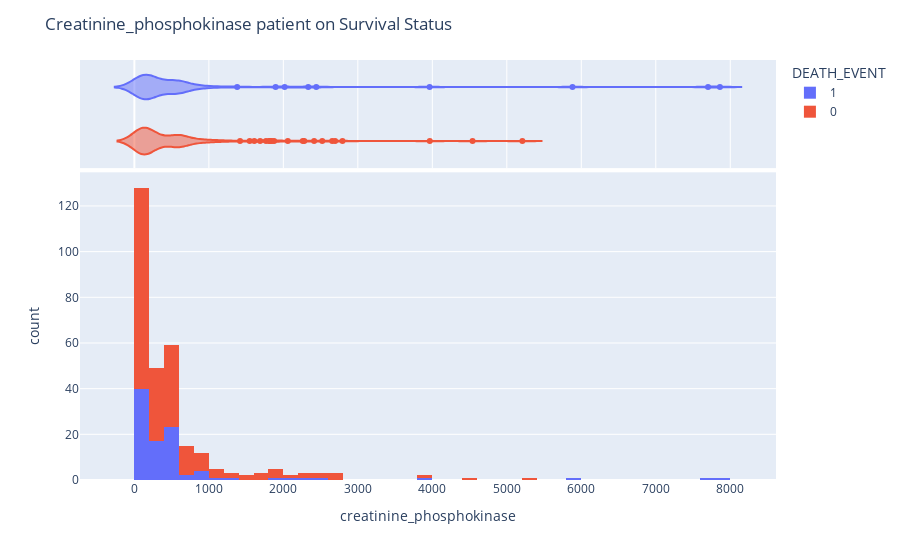

Here is the notebook cell this chart was saved with:
### Markdown cell above
## Using Historgram Plot

### Code cell
fig = px.histogram(heart_data, x ='creatinine_phosphokinase', color = 'DEATH_EVENT', marginal = 'violin', hover_data=heart_data.columns)
fig.update_layout(title_text = 'Creatinine_phosphokinase patient on Survival Status')
fig.show()

### Figure 1 — Plotly figure (JSON) as saved in the notebook; plotly's stock layout.template omitted (floating-point values rounded to 4 significant figures; data arrays with more than 128 entries replaced by an {"elided": "..."} marker saying what was removed)
{"data": [{"alignmentgroup": "True", "bingroup": "x", "hovertemplate": "DEATH_EVENT=1<br>creatinine_phosphokinase=%{x}<br>count=%{y}<extra></extra>", "legendgroup": "1", "marker": {"color": "#636efa"}, "name": "1", "offsetgroup": "1", "orientation": "v", "showlegend": true, "type": "histogram", "x": [582, 7861, 146, 111, 160, 47, 246, 315, 157, 123, 81, 231, 981, 168, 379, 149, 582, 125, 582, 128, 220, 582, 148, 112, 122, 60, 70, 582, 23, 249, 94, 582, 60, 855, 235, 582, 124, 571, 588, 582, 1380, 582, 553, 129, 577, 91, 3964, 69, 260, 371, 789, 364, 7702, 318, 582, 68, 250, 110, 161, 113, 5882, 582, 47, 76, 280, 154, 328, 129, 143, 582, 582, 168, 805, 943, 582, 233, 2334, 2442, 776, 66, 176, 395, 99, 145, 104, 582, 1896, 582, 418, 131, 427, 582, 166, 2017, 258, 1199], "xaxis": "x", "yaxis": "y"}, {"alignmentgroup": "True", "customdata": {"elided": "96x13 float values"}, "hovertemplate": "DEATH_EVENT=%{customdata[12]}<br>creatinine_phosphokinase=%{customdata[2]}<br>age=%{customdata[0]}<br>anaemia=%{customdata[1]}<br>diabetes=%{customdata[3]}<br>ejection_fraction=%{customdata[4]}<br>high_blood_pressure=%{customdata[5]}<br>platelets=%{customdata[6]}<br>serum_creatinine=%{customdata[7]}<br>serum_sodium=%{customdata[8]}<br>sex=%{customdata[9]}<br>smoking=%{customdata[10]}<br>time=%{customdata[11]}<extra></extra>", "legendgroup": "1", "marker": {"color": "#636efa"}, "name": "1", "offsetgroup": "1", "scalegroup": "x", "showlegend": false, "type": "violin", "x": [582, 7861, 146, 111, 160, 47, 246, 315, 157, 123, 81, 231, 981, 168, 379, 149, 582, 125, 582, 128, 220, 582, 148, 112, 122, 60, 70, 582, 23, 249, 94, 582, 60, 855, 235, 582, 124, 571, 588, 582, 1380, 582, 553, 129, 577, 91, 3964, 69, 260, 371, 789, 364, 7702, 318, 582, 68, 250, 110, 161, 113, 5882, 582, 47, 76, 280, 154, 328, 129, 143, 582, 582, 168, 805, 943, 582, 233, 2334, 2442, 776, 66, 176, 395, 99, 145, 104, 582, 1896, 582, 418, 131, 427, 582, 166, 2017, 258, 1199], "xaxis": "x2", "yaxis": "y2"}, {"alignmentgroup": "True", "bingroup": "x", "hovertemplate": "DEATH_EVENT=0<br>creatinine_phosphokinase=%{x}<br>count=%{y}<extra></extra>", "legendgroup": "0", "marker": {"color": "#EF553B"}, "name": "0", "offsetgroup": "0", "orientation": "v", "showlegend": true, "type": "histogram", "x": {"elided": "203 int values"}, "xaxis": "x", "yaxis": "y"}, {"alignmentgroup": "True", "customdata": {"elided": "203x13 float values"}, "hovertemplate": "DEATH_EVENT=%{customdata[12]}<br>creatinine_phosphokinase=%{customdata[2]}<br>age=%{customdata[0]}<br>anaemia=%{customdata[1]}<br>diabetes=%{customdata[3]}<br>ejection_fraction=%{customdata[4]}<br>high_blood_pressure=%{customdata[5]}<br>platelets=%{customdata[6]}<br>serum_creatinine=%{customdata[7]}<br>serum_sodium=%{customdata[8]}<br>sex=%{customdata[9]}<br>smoking=%{customdata[10]}<br>time=%{customdata[11]}<extra></extra>", "legendgroup": "0", "marker": {"color": "#EF553B"}, "name": "0", "offsetgroup": "0", "scalegroup": "x", "showlegend": false, "type": "violin", "x": {"elided": "203 int values"}, "xaxis": "x2", "yaxis": "y2"}], "layout": {"barmode": "relative", "legend": {"title": {"text": "DEATH_EVENT"}, "tracegroupgap": 0}, "margin": {"t": 60}, "title": {"text": "Creatinine_phosphokinase patient on Survival Status"}, "xaxis": {"anchor": "y", "domain": [0, 1], "title": {"text": "creatinine_phosphokinase"}}, "xaxis2": {"anchor": "y2", "domain": [0, 1], "matches": "x", "showgrid": true, "showticklabels": false}, "yaxis": {"anchor": "x", "domain": [0, 0.7326], "title": {"text": "count"}}, "yaxis2": {"anchor": "x2", "domain": [0.7426, 1], "matches": "y2", "showgrid": false, "showline": false, "showticklabels": false, "ticks": ""}}}
